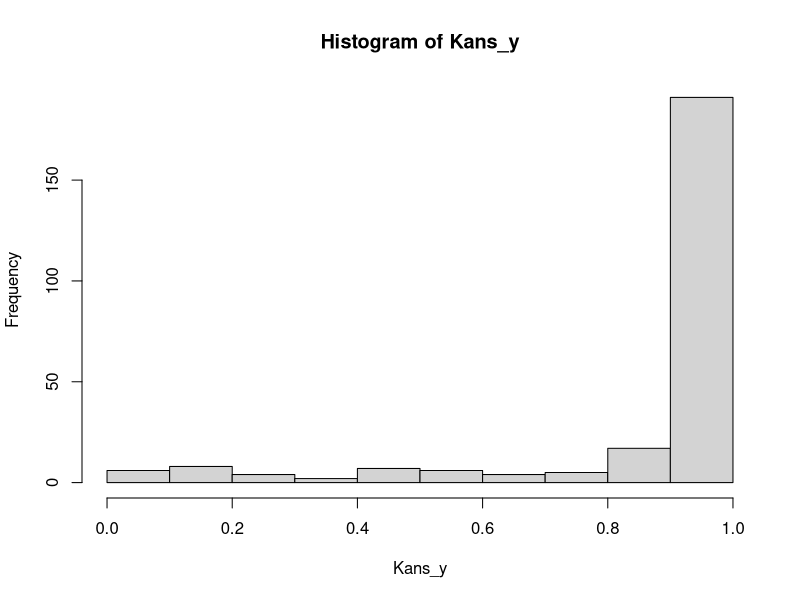
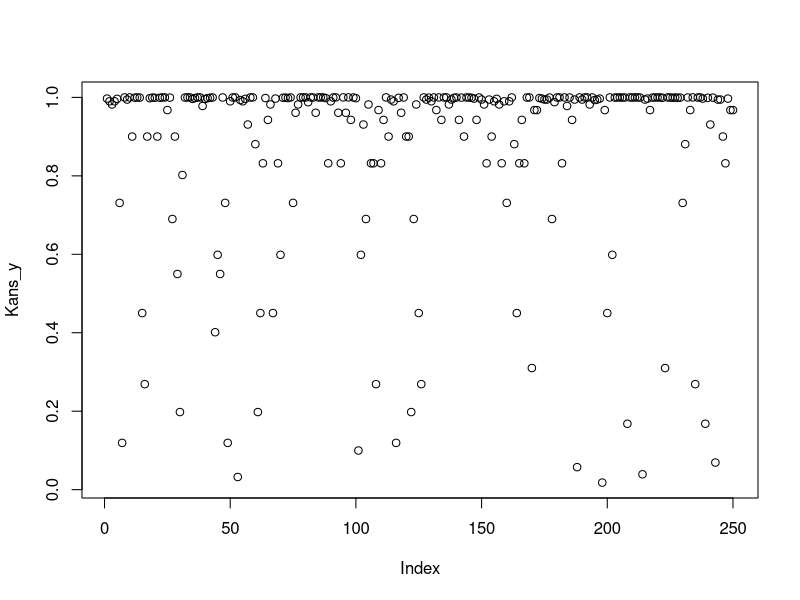

Source code (R) for these figures, in order: (Note: this script raises an error after producing the figures.)
## +++++++++++++++++++++++++++++++++++++++++++++++++++++++++++++++++++++++++++++
## 41.R  ####
## +++++++++++++++++++++++++++++++++++++++++++++++++++++++++++++++++++++++++++++
## R code voor Student Analytics Vrije Universiteit Amsterdam
## Copyright 2020 VU
## Web Page: http://www.vu.nl
## Contact: Theo Bakker (t.c.bakker@vu.nl)
## Verspreiding buiten de VU: Nee
##
## Doel: Doel
##
## Afhankelijkheden: Afhankelijkheid
##
## Datasets: Datasets
##
## Opmerkingen:
## 1) Geen.
## 2) ___
##
## ++++++++++++++++++++++++++++++++++++++++++++++++++++++++++++++++++++++++++++
## TODO:
## 1) ___.
##
## ++++++++++++++++++++++++++++++++++++++++++++++++++++++++++++++++++++++++++++
## Geschiedenis:
## 03-09-2020: EG: Aanmaak bestand
## ++++++++++++++++++++++++++++++++++++++++++++++++++++++++++++++++++++++++++++

## Toets: multipele lineaire regressie

## Casus
# Vanuit het tutoraat van de opleiding Elektrotechniek van een hogeschool wil de 
# studieloopbaanbegeleider meer persoonsgerichte begeleiding aanbieden om 
# studenten te helpen nominaal af te studeren. Op basis van achtergrondkenmerken 
# van de student en resultaten in het eerste studiejaar wil hij een inschatting 
# maken van de kans dat iemand uitvalt in het eerste studiejaar. De variabelen 
# waarvan hij vermoedt dat er een relatie is met uitval zijn geslacht, 
# gemiddeld eindexamencijfer middelbare school, wel of geen vooropleiding in 
# het mbo en de leeftijd van een student aan het begin van het eerste 
# studiejaar. De studieloopbaanbegeleider zou graag op basis van data uit 
# willen uitzoeken welke van deze variabelen echt gerelateerd zijn aan uitval. 
# Deze informatie kan hij gebruiken om studenten waar de kans op uitval groter 
# is al vroeg in het vizier te krijgen en de juiste begeleiding aan te bieden.

# seed
set.seed(1235)

## Simuleer data

# Maak studentnummer
Studentnummer <- sample(300000:400000,
                            250)

# Aantal hoorcolleges: tussen 1 en 10, zwartepunt bij twee keer en acht keer
Leeftijd <- sample(16:27, 
                                  250, 
                                  replace = TRUE,
                                  prob = c(0.05,
                                           0.2,
                                           0.1,
                                           0.1,
                                           0.05,
                                           0.05,
                                           0.1,
                                           0.2,
                                           0.05,
                                           0.1,
                                           0.025,
                                           0.025))

# Mbo vooropleiding
Vooropleiding <- c(rep("havo", 
                  180),
              rep("mbo", 
                  70))[sample.int(250,250)]
Vooropleiding_dummy <- rep(0,
                      250)
Vooropleiding_dummy[Vooropleiding == "havo"] <- 1

# Geslacht
Geslacht <- c(rep("Man", 
                  200),
              rep("Vrouw", 
                  50))[sample.int(250,250)]
Geslacht_dummy <- rep(0,
                      250)
Geslacht_dummy[Geslacht == "Man"] <- 1


# Eindexamencijfer wiskunde middelbare school
Eindexamencijfer <- ceiling(2 * rnorm(250,
                                         7,
                                         1))/2
Eindexamencijfer[Eindexamencijfer < 5.5] <- 5.5

# Maak afhankelijke variabele eindcijfer Methoden & Statistiek

Logit_y <- 20 + - 1.2 * Leeftijd + 1.4 * Geslacht_dummy + 0 * Vooropleiding_dummy + 1.2 * Eindexamencijfer# + rnorm(250,0,1)
Kans_y <- 1/(1 + exp( - Logit_y))

hist(Kans_y)
plot(Kans_y)
Uitval <- rbinom(250,1,Kans_y)
table(Uitval)

Uitval_Elektrotechniek <- data.frame(Studentnummer, 
                                     Uitval,
                                        Leeftijd,
                                        Geslacht,
                                        Vooropleiding,
                                        Eindexamencijfer,
                                        Geslacht_dummy,
                                        Vooropleiding_dummy)

vvv <- glm(Uitval ~ Leeftijd + Geslacht + Vooropleiding + Eindexamencijfer,
    data = Uitval_Elektrotechniek,
    family = "binomial")

library(lmtest)
lrtest(vvv)

summary(vvv)
exp(coefficients(vvv))




# lm
#model <- lm(Eindcijfer_MS ~ Geslacht + Eindexamencijfer_Wiskunde + Aantal_Hoorcolleges,
#   Studenten_Methoden_Statistiek)
#summary(model)

# Bootstrap
#library(car)
#Regressiemodel <- lm(Eindcijfer_MS ~ Geslacht + Eindexamencijfer_Wiskunde + Aantal_Hoorcolleges, Studenten_Methoden_Statistiek)
#Bootstrap_resultaat <- Boot(Regressiemodel, R = 10000)
#summary(Bootstrap_resultaat)
#confint(Bootstrap_resultaat, type = "bca")

rm(Studentnummer,
   Geslacht,
   Geslacht_dummy,
   Eindexamencijfer_Wiskunde,
   Aantal_Hoorcolleges,
   Eindcijfer_MS
   )

#vv <- lm(Eindcijfer_MS ~ 1, Studenten_Methoden_Statistiek )
#summary(vv)
